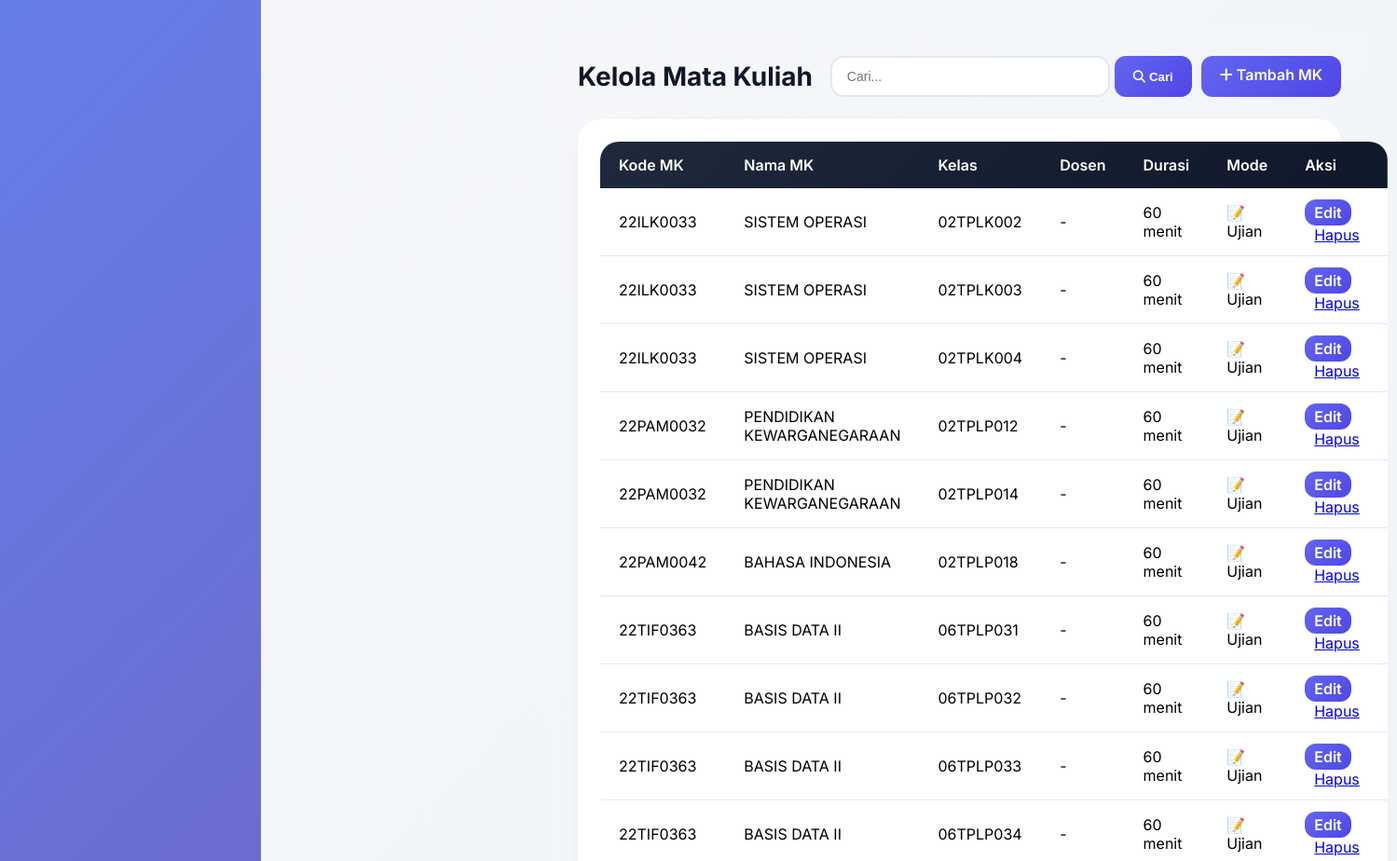
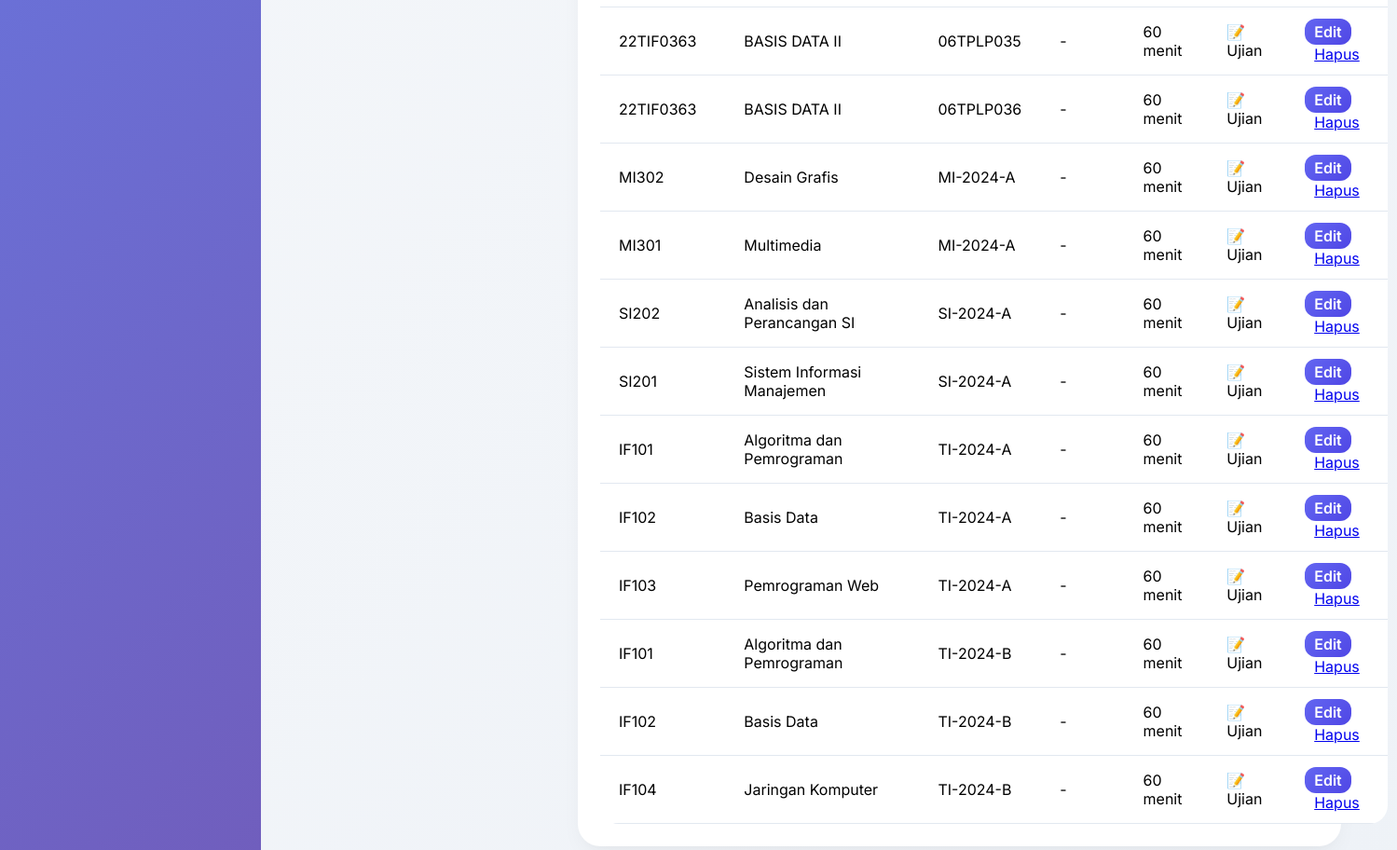
The page /admin/matakuliah/index.php (signed in) on the database its author committed (2 pictures, top to bottom).
### tables this page shows
CREATE TABLE `mata_kuliah` (
  `id` int(11) NOT NULL AUTO_INCREMENT,
  `mk_induk_id` int(11) DEFAULT NULL,
  `kode_mk` varchar(20) NOT NULL,
  `nama_mk` varchar(100) NOT NULL,
  `kelas_id` int(11) NOT NULL,
  `dosen_id` int(11) DEFAULT NULL,
  `is_latihan` tinyint(1) DEFAULT 0,
  `durasi_ujian` int(11) DEFAULT 60,
  `created_at` timestamp NOT NULL DEFAULT current_timestamp(),
  PRIMARY KEY (`id`),
  KEY `kelas_id` (`kelas_id`),
  KEY `fk_mk_induk` (`mk_induk_id`),
  KEY `dosen_id` (`dosen_id`),
  CONSTRAINT `fk_mk_induk` FOREIGN KEY (`mk_induk_id`) REFERENCES `mata_kuliah_induk` (`id`) ON DELETE CASCADE,
  CONSTRAINT `mata_kuliah_ibfk_1` FOREIGN KEY (`kelas_id`) REFERENCES `kelas` (`id`) ON DELETE CASCADE,
  CONSTRAINT `mata_kuliah_ibfk_2` FOREIGN KEY (`dosen_id`) REFERENCES `users` (`id`) ON DELETE SET NULL
);

CREATE TABLE `kelas` (
  `id` int(11) NOT NULL AUTO_INCREMENT,
  `nama_kelas` varchar(100) NOT NULL,
  `dosen_id` int(11) DEFAULT NULL,
  `tahun_ajaran` varchar(20) DEFAULT NULL,
  `created_at` timestamp NOT NULL DEFAULT current_timestamp(),
  PRIMARY KEY (`id`),
  KEY `dosen_id` (`dosen_id`),
  CONSTRAINT `kelas_ibfk_1` FOREIGN KEY (`dosen_id`) REFERENCES `users` (`id`) ON DELETE SET NULL
);

### admin/matakuliah/index.php (the view, shortened to what this page needs)
<?php
require_once BASE_PATH . '/config/database.php';
$search = isset($_GET['search']) ? mysqli_real_escape_string($conn, $_GET['search']) : '';
$where = !empty($search) ? "WHERE (mk.kode_mk LIKE '%$search%' OR mk.nama_mk LIKE '%$search%' OR k.nama_kelas LIKE '%$search%')" : "";
$mk = mysqli_query($conn, "SELECT mk.*, k.nama_kelas, u.nama_lengkap as dosen_nama FROM mata_kuliah mk JOIN kelas k ON mk.kelas_id = k.id LEFT JOIN users u ON mk.dosen_id = u.id $where ORDER BY k.nama_kelas, mk.nama_mk");
require_once BASE_PATH . '/includes/header.php';
?>
<div class="page-header">
    <h1 class="page-title">Kelola Mata Kuliah</h1>
    <div style="display: flex; gap: 10px;">
        <form method="GET" style="display: flex; gap: 5px;">
            <input type="text" name="search" class="form-control" placeholder="Cari..." value="<?= htmlspecialchars($search) ?>" style="width: 300px;">
            <button type="submit" class="btn-primary"><i class="fas fa-search"></i> Cari</button>
        </form>
        <a href="<?= BASE_URL ?>/admin/matakuliah/tambah.php" class="btn-primary"><i class="fas fa-plus"></i> Tambah MK</a>
    </div>
</div>
<div class="card-modern">
    <table class="table-modern">
        <thead><tr><th>Kode MK</th><th>Nama MK</th><th>Kelas</th><th>Dosen</th><th>Durasi</th><th>Mode</th><th>Aksi</th></tr></thead>
        <tbody>
            <?php while($row = mysqli_fetch_assoc($mk)): ?>
            <tr>
                <td><?= htmlspecialchars($row['kode_mk']) ?></td>
                <td><?= htmlspecialchars($row['nama_mk']) ?></td>
                <td><?= htmlspecialchars($row['nama_kelas']) ?></td>
                <td><?= htmlspecialchars($row['dosen_nama'] ?? '-') ?></td>
                <td><?= $row['durasi_ujian'] ?> menit</td>
                <td><?= $row['is_latihan'] ? '🏋️ Latihan' : '📝 Ujian' ?></td>
                <td>
                    <a href="<?= BASE_URL ?>/admin/matakuliah/edit.php?id=<?= $row['id'] ?>" class="btn-primary" style="padding:4px 10px;">Edit</a>
                    <a href="?hapus=<?= $row['id'] ?>" class="btn-danger" style="padding:4px 10px;" onclick="return confirm('Yakin hapus?')">Hapus</a>
                </td>
            </tr>
            <?php endwhile; ?>
        </tbody>
    </table>
</div>
<?php require_once BASE_PATH . '/includes/footer.php'; ?>

### includes/header.php (style rules this page uses)
* { margin: 0; padding: 0; box-sizing: border-box; }
body { font-family: 'Inter', sans-serif; background: linear-gradient(135deg, #667eea 0%, #764ba2 100%); min-height: 100vh; }
.card-modern { background: white; border-radius: 24px; padding: 24px; box-shadow: 0 10px 25px -5px rgba(0,0,0,0.05), 0 8px 10px -6px rgba(0,0,0,0.02); transition: transform 0.2s ease, box-shadow 0.2s ease; }
.btn-primary { background: linear-gradient(135deg, #6366f1, #4f46e5); border: none; padding: 10px 20px; border-radius: 12px; color: white; font-weight: 600; cursor: pointer; transition: all 0.3s ease; text-decoration: none; display: inline-block; }
.form-control { width: 100%; padding: 12px 16px; border: 2px solid #e2e8f0; border-radius: 14px; font-size: 14px; transition: all 0.3s ease; }
.table-modern { width: 100%; background: white; border-radius: 20px; overflow: hidden; border-collapse: separate; border-spacing: 0; }
.table-modern thead tr { background: linear-gradient(135deg, #1e293b, #0f172a); color: white; }
.table-modern th { padding: 15px 20px; font-weight: 600; text-align: left; }
.table-modern td { padding: 12px 20px; border-bottom: 1px solid #e2e8f0; }
.page-header { display: flex; justify-content: space-between; align-items: center; margin-bottom: 24px; flex-wrap: wrap; }
.page-title { font-size: 28px; font-weight: 700; color: #0f172a; }

### includes/navbar.php (style rules this page uses)
* { margin: 0; padding: 0; box-sizing: border-box; }
body { font-family: 'Inter', sans-serif; background: linear-gradient(135deg, #667eea 0%, #764ba2 100%); min-height: 100vh; }
.card-modern { background: white; border-radius: 24px; padding: 24px; box-shadow: 0 10px 25px -5px rgba(0,0,0,0.05), 0 8px 10px -6px rgba(0,0,0,0.02); transition: transform 0.2s ease, box-shadow 0.2s ease; }
.btn-primary { background: linear-gradient(135deg, #6366f1, #4f46e5); border: none; padding: 10px 20px; border-radius: 12px; color: white; font-weight: 600; cursor: pointer; transition: all 0.3s ease; text-decoration: none; display: inline-block; }
.form-control { width: 100%; padding: 12px 16px; border: 2px solid #e2e8f0; border-radius: 14px; font-size: 14px; transition: all 0.3s ease; }
.table-modern { width: 100%; background: white; border-radius: 20px; overflow: hidden; border-collapse: separate; border-spacing: 0; }
.table-modern thead tr { background: linear-gradient(135deg, #1e293b, #0f172a); color: white; }
.table-modern th { padding: 15px 20px; font-weight: 600; text-align: left; }
.table-modern td { padding: 12px 20px; border-bottom: 1px solid #e2e8f0; }
.page-header { display: flex; justify-content: space-between; align-items: center; margin-bottom: 24px; flex-wrap: wrap; }
.page-title { font-size: 28px; font-weight: 700; color: #0f172a; }

### rows shown on the page
mata_kuliah: kode_mk "22ILK0033", nama_mk "SISTEM OPERASI", kelas.nama_kelas "02TPLK002", dosen_nama "-", durasi_ujian "60", is_latihan "📝 Ujian"
mata_kuliah: kode_mk "22ILK0033", nama_mk "SISTEM OPERASI", kelas.nama_kelas "02TPLK003", dosen_nama "-", durasi_ujian "60", is_latihan "📝 Ujian"
mata_kuliah: kode_mk "22ILK0033", nama_mk "SISTEM OPERASI", kelas.nama_kelas "02TPLK004", dosen_nama "-", durasi_ujian "60", is_latihan "📝 Ujian"
mata_kuliah: kode_mk "22PAM0032", nama_mk "PENDIDIKAN KEWARGANEGARAAN", kelas.nama_kelas "02TPLP012", dosen_nama "-", durasi_ujian "60", is_latihan "📝 Ujian"
mata_kuliah: kode_mk "22PAM0032", nama_mk "PENDIDIKAN KEWARGANEGARAAN", kelas.nama_kelas "02TPLP014", dosen_nama "-", durasi_ujian "60", is_latihan "📝 Ujian"
mata_kuliah: kode_mk "22PAM0042", nama_mk "BAHASA INDONESIA", kelas.nama_kelas "02TPLP018", dosen_nama "-", durasi_ujian "60", is_latihan "📝 Ujian"
mata_kuliah: kode_mk "22TIF0363", nama_mk "BASIS DATA II", kelas.nama_kelas "06TPLP031", dosen_nama "-", durasi_ujian "60", is_latihan "📝 Ujian"
mata_kuliah: kode_mk "22TIF0363", nama_mk "BASIS DATA II", kelas.nama_kelas "06TPLP032", dosen_nama "-", durasi_ujian "60", is_latihan "📝 Ujian"
mata_kuliah: kode_mk "22TIF0363", nama_mk "BASIS DATA II", kelas.nama_kelas "06TPLP033", dosen_nama "-", durasi_ujian "60", is_latihan "📝 Ujian"
mata_kuliah: kode_mk "22TIF0363", nama_mk "BASIS DATA II", kelas.nama_kelas "06TPLP034", dosen_nama "-", durasi_ujian "60", is_latihan "📝 Ujian"
mata_kuliah: kode_mk "22TIF0363", nama_mk "BASIS DATA II", kelas.nama_kelas "06TPLP035", dosen_nama "-", durasi_ujian "60", is_latihan "📝 Ujian"
mata_kuliah: kode_mk "22TIF0363", nama_mk "BASIS DATA II", kelas.nama_kelas "06TPLP036", dosen_nama "-", durasi_ujian "60", is_latihan "📝 Ujian"
mata_kuliah: kode_mk "MI302", nama_mk "Desain Grafis", kelas.nama_kelas "MI-2024-A", dosen_nama "-", durasi_ujian "60", is_latihan "📝 Ujian"
mata_kuliah: kode_mk "MI301", nama_mk "Multimedia", kelas.nama_kelas "MI-2024-A", dosen_nama "-", durasi_ujian "60", is_latihan "📝 Ujian"
mata_kuliah: kode_mk "SI202", nama_mk "Analisis dan Perancangan SI", kelas.nama_kelas "SI-2024-A", dosen_nama "-", durasi_ujian "60", is_latihan "📝 Ujian"
mata_kuliah: kode_mk "SI201", nama_mk "Sistem Informasi Manajemen", kelas.nama_kelas "SI-2024-A", dosen_nama "-", durasi_ujian "60", is_latihan "📝 Ujian"
mata_kuliah: kode_mk "IF101", nama_mk "Algoritma dan Pemrograman", kelas.nama_kelas "TI-2024-A", dosen_nama "-", durasi_ujian "60", is_latihan "📝 Ujian"
mata_kuliah: kode_mk "IF102", nama_mk "Basis Data", kelas.nama_kelas "TI-2024-A", dosen_nama "-", durasi_ujian "60", is_latihan "📝 Ujian"
mata_kuliah: kode_mk "IF103", nama_mk "Pemrograman Web", kelas.nama_kelas "TI-2024-A", dosen_nama "-", durasi_ujian "60", is_latihan "📝 Ujian"
mata_kuliah: kode_mk "IF101", nama_mk "Algoritma dan Pemrograman", kelas.nama_kelas "TI-2024-B", dosen_nama "-", durasi_ujian "60", is_latihan "📝 Ujian"
mata_kuliah: kode_mk "IF102", nama_mk "Basis Data", kelas.nama_kelas "TI-2024-B", dosen_nama "-", durasi_ujian "60", is_latihan "📝 Ujian"
mata_kuliah: kode_mk "IF104", nama_mk "Jaringan Komputer", kelas.nama_kelas "TI-2024-B", dosen_nama "-", durasi_ujian "60", is_latihan "📝 Ujian"
